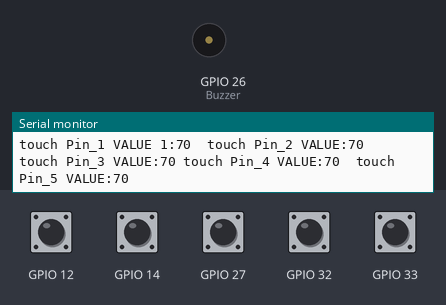
Bench run of a sketch on a simulated ESP32. On the bench: buzzer (waves = sounding), the last lines printed to the serial monitor. The inputs (shaded band) are chosen by the test bench; at power-on: GPIO 12, GPIO 14, GPIO 27, GPIO 32, GPIO 33 HIGH.

Above: at 3.2 s.
3.3 s: GPIO 14 pulled LOW for 0.6 s
5.9 s: GPIO 32 pulled LOW for 1 s
At 6.65 s:
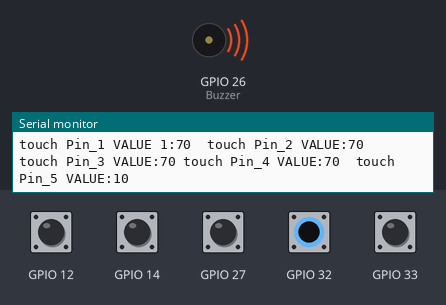
Timing chart, 0 to 8.9 s (numbered marks = the images above; inputs shaded):
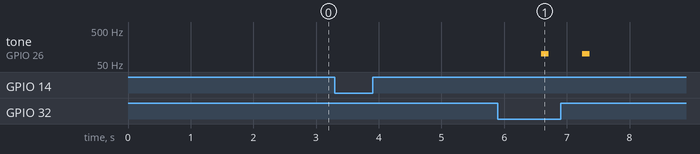

The sketch:

244.ino
```cpp
#define Buzzer 26
const int VALUE_THRESHOLD = 30;

int touch_Pin_1_VALUE;
int touch_Pin_2_VALUE;
int touch_Pin_3_VALUE;
int touch_Pin_4_VALUE;
int touch_Pin_5_VALUE;

void setup(){

  pinMode(Buzzer, OUTPUT);
  Serial.begin(115200);
  delay(2000);

  digitalWrite(Buzzer, LOW);
}

void loop(){

  touch_Pin_1_VALUE = touchRead(T5);
  touch_Pin_2_VALUE = touchRead(T6);
  touch_Pin_3_VALUE = touchRead(T7);
  touch_Pin_4_VALUE = touchRead(T8);
  touch_Pin_5_VALUE = touchRead(T9);

  Serial.print("touch Pin_1 VALUE 1:");
  Serial.print(touch_Pin_1_VALUE);
  Serial.print("  ");
  Serial.print("touch Pin_2 VALUE:");
  Serial.print(touch_Pin_2_VALUE);
  Serial.print("  ");
  Serial.print("touch Pin_3 VALUE:");
  Serial.print(touch_Pin_3_VALUE);
  Serial.print(" ");
  Serial.print("touch Pin_4 VALUE:");
  Serial.print(touch_Pin_4_VALUE);
  Serial.print("  ");
  Serial.print("touch Pin_5 VALUE:");
  Serial.print(touch_Pin_5_VALUE);
  Serial.println("  ");
  delay(500);

  if(touch_Pin_1_VALUE < VALUE_THRESHOLD){
    for(int i=0; i<2; i++){
      digitalWrite(Buzzer, HIGH);
      delay(100);
      digitalWrite(Buzzer, LOW);
      delay(100);
    }
  }
  if(touch_Pin_2_VALUE < VALUE_THRESHOLD){
     for(int i=0; i<5; i++){
      digitalWrite(Buzzer, HIGH);
      delay(50);
      digitalWrite(Buzzer, LOW);
      delay(50);
    }
  }
  if(touch_Pin_3_VALUE < VALUE_THRESHOLD){
    for(int i=0; i<8; i++){
      digitalWrite(Buzzer, HIGH);
      delay(25);
      digitalWrite(Buzzer, LOW);
      delay(25);
    }
  }
  if(touch_Pin_4_VALUE < VALUE_THRESHOLD){
    for(int i=0; i<12; i++){
      digitalWrite(Buzzer, HIGH);
      delay(15);
      digitalWrite(Buzzer, LOW);
      delay(15);
    }
  }
  if(touch_Pin_5_VALUE < VALUE_THRESHOLD){
    for(int i=0; i<15; i++){
      digitalWrite(Buzzer, HIGH);
      delay(5);
      digitalWrite(Buzzer, LOW);
      delay(5);
    }
  }
  else{
    digitalWrite(2, LOW);
  }

}
```

Measured:
- after the input at 5.9 s, tone on GPIO 26 (Buzzer): alternates 100 Hz for 0.12 s and silent for 0.53 s, 4 changes in all, then stays silent, starting after 0.69 s
